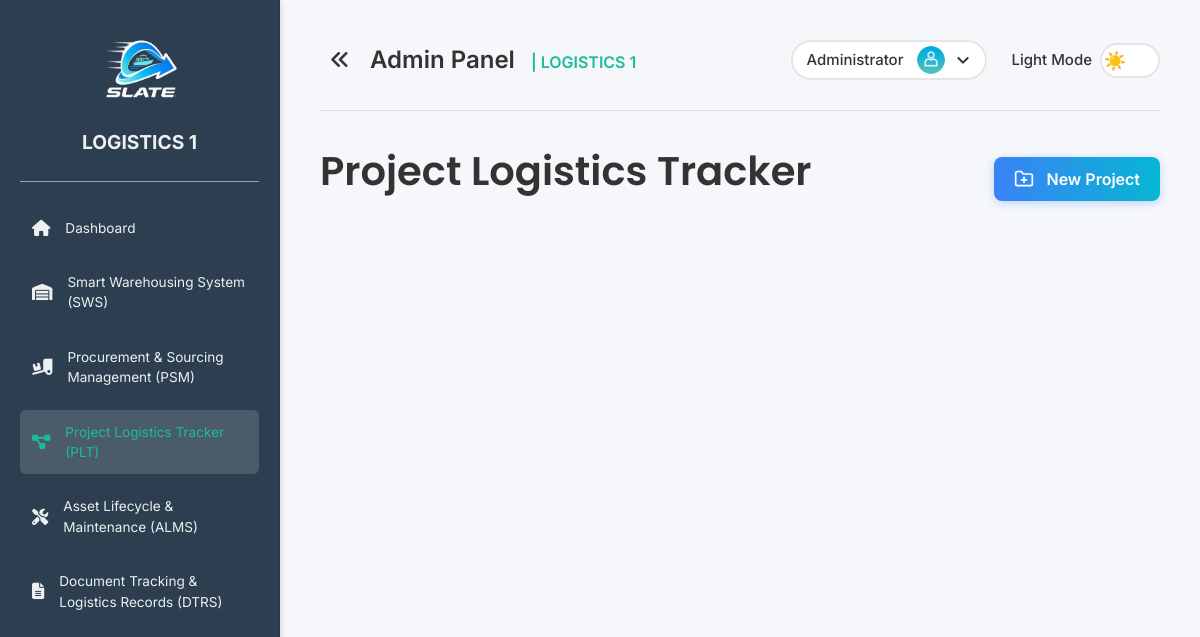
/pages/project_logistics_tracker.php (signed in), run on an earlier commit of the app's database.
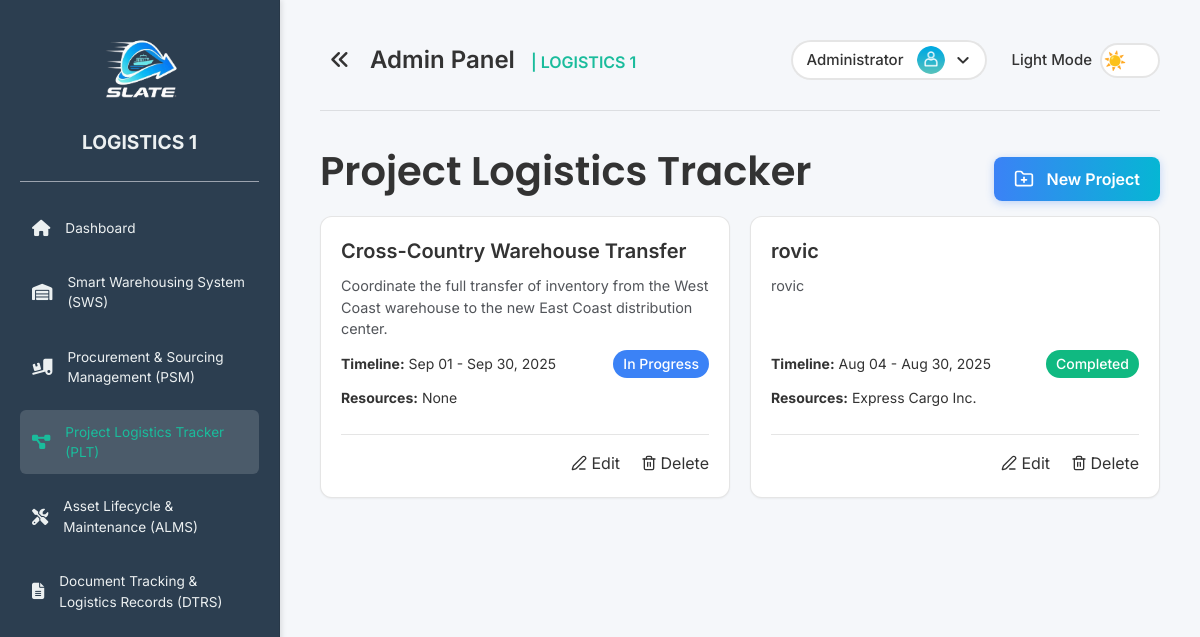
And on a later commit of the database.
### tables this page shows
CREATE TABLE `projects` (
  `id` int NOT NULL,
  `project_name` varchar(255) NOT NULL,
  `description` text,
  `status` varchar(50) DEFAULT 'Not Started',
  `start_date` date DEFAULT NULL,
  `end_date` date DEFAULT NULL,
  `created_at` timestamp NULL DEFAULT CURRENT_TIMESTAMP
);

### includes/functions/project.php (called while the page is built, shortened)
<?php
function getAllProjects() {
    $conn = getDbConnection();
    $sql = "SELECT p.*, GROUP_CONCAT(s.supplier_name SEPARATOR ', ') as assigned_suppliers
            FROM projects p
            LEFT JOIN project_resources pr ON p.id = pr.project_id
            LEFT JOIN suppliers s ON pr.supplier_id = s.id
            GROUP BY p.id
            ORDER BY p.start_date DESC";
    $result = $conn->query($sql);
    $projects = $result ? $result->fetch_all(MYSQLI_ASSOC) : [];
    return $projects;
}
?>

### includes/functions/supplier.php (called while the page is built, shortened)
<?php
function getAllSuppliers() {
    $conn = getDbConnection();
    $result = $conn->query("SELECT * FROM suppliers ORDER BY supplier_name ASC");
    $suppliers = $result ? $result->fetch_all(MYSQLI_ASSOC) : [];
    return $suppliers;
}
?>

### pages/project_logistics_tracker.php (the view, shortened to what this page needs)
<?php
require_once '../includes/functions/project.php';
require_once '../includes/functions/supplier.php';
$projects = getAllProjects();
$allSuppliers = getAllSuppliers();
?>
<!DOCTYPE html>
<html lang="en">
<head>
  <link rel="stylesheet" href="../assets/css/styles.css">
  <link rel="stylesheet" href="../assets/css/sidebar.css">
  <link rel="stylesheet" href="https://cdnjs.cloudflare.com/ajax/libs/font-awesome/6.7.2/css/all.min.css">
  <script src="https://cdn.tailwindcss.com"></script>
</head>
<body>
  <div class="sidebar" id="sidebar"> <?php include '../partials/sidebar.php'; ?> </div>
  <div class="main-content-wrapper" id="mainContentWrapper">
    <div class="content" id="mainContent">
      <?php include '../partials/header.php'; ?>
      <div class="flex justify-between items-center">
        <h1 class="font-semibold page-title">Project Logistics Tracker</h1>
        <?php if ($_SESSION['role'] === 'admin'): ?>
        <button type="button" class="btn-primary" onclick="openCreateProjectModal()">
          <i data-lucide="folder-plus" class="w-5 h-5 lg:mr-2 sm:mr-0"></i><span class="hidden sm:inline">New Project</span>
        </button>
        <?php endif; ?>
      </div>
      <div class="grid grid-cols-1 md:grid-cols-2 xl:grid-cols-3 gap-5">
        <?php foreach($projects as $project): ?>
        <div class="bg-[var(--card-bg)] border border-[var(--card-border)] rounded-xl p-5 shadow-sm flex flex-col h-full">
          <h3 class="text-xl font-semibold mb-2.5 text-[var(--text-color)]"><?php echo htmlspecialchars($project['project_name']); ?></h3>
          <p class="description-text flex-grow"><?php echo htmlspecialchars($project['description']); ?></p>
          <div class="flex justify-between items-center text-sm mb-2.5">
            <div><strong>Timeline:</strong> <?php echo date('M d', strtotime($project['start_date'])); ?> - <?php echo date('M d, Y', strtotime($project['end_date'])); ?></div>
            <span class="py-1 px-2.5 rounded-2xl font-medium text-white <?php
              $status_class = '';
              switch(strtolower(str_replace(' ', '-', $project['status']))) {
                case 'in-progress': $status_class = 'bg-blue-500'; break;
                case 'completed': $status_class = 'bg-emerald-500'; break;
              }
              echo $status_class;
            ?>"><?php echo htmlspecialchars($project['status']); ?></span>
          </div>
          <div class="text-sm mb-2.5"><strong>Resources:</strong> <?php echo htmlspecialchars($project['assigned_suppliers'] ?? 'None'); ?></div>
          <?php if ($_SESSION['role'] === 'admin'): ?>
          <div class="mt-4 border-t border-[var(--card-border)] pt-4 text-right">
            <a class="ml-4 cursor-pointer hover:text-blue-500 transition-colors inline-flex items-center" onclick='openEditProjectModal(<?php echo json_encode($project); ?>, <?php echo json_encode($allSuppliers); ?>)'><i data-lucide="edit-3" class="w-4 h-4 mr-1"></i> Edit</a>
            <a class="ml-4 cursor-pointer hover:text-red-500 transition-colors inline-flex items-center" onclick="confirmDeleteProject(<?php echo $project['id']; ?>)"><i data-lucide="trash-2" class="w-4 h-4 mr-1"></i> Delete</a>
          </div>
          <?php endif; ?>
        </div>
        <?php endforeach; ?>
      </div>
    </div>
  </div>
</body>
</html>

What changed in the data, as far as the page shows it:
added projects: project_name "Cross-Country Warehouse Transfer", description "Coordinate the full transfer of inventory from the West Coast warehouse to the new East Coast distribution center.", start_date "Sep 01", end_date "Sep 30, 2025", status "In Progress", assigned_suppliers "None"
added projects: project_name "rovic", description "rovic", start_date "Aug 04", end_date "Aug 30, 2025", status "Completed", assigned_suppliers "Express Cargo Inc."
